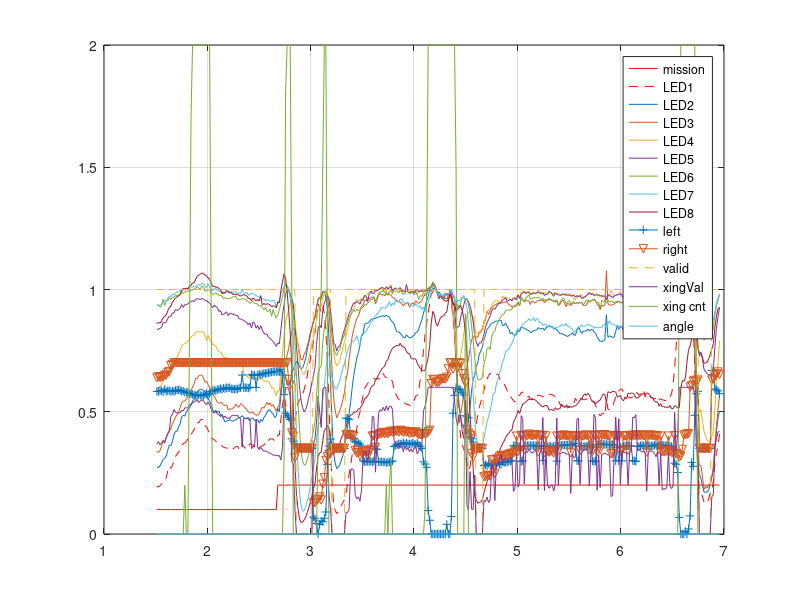

The MATLAB source for this figure:
% edge debug
clear
close all
%%
% Alma (11)
%  1    time 1.512 sec
%  2  3  4  5   (mission 0), state 2, entered (thread 1, line 1), events 0x0 (bit-flags)
%  6  7 Motor velocity ref left, right: -0.1275 -0.0553
%  8  9 10 11 Pose x,y,h,tilt [m,m,rad,rad]: 0.028716 0.000118374 -0.00777337 0.0014602
% 12 .. 35 Edge sensor: left 1.773112 1, right 2.194747 1, values 1717 2311 2530 2963 3322 3441 3374 2758, 
%    white 1, used 1, LEDhigh=1, xingVal=3.68 xlcnt=0 lvcnt=5,LineVal=0.94, lineLow=5, lineHi=6, edgeAngle=0.
whitelevel=[3006 3451 3494 3526 3547 3531 3470 2982];
blacklevel=[1404 1879 2038 2116 2154 2097 1922 1386];
% 36    Battery voltage [V]: 12.20
gain=1./(whitelevel - blacklevel);
%%
data400 = load('edge_400.txt');
%%
dd = data400;
fg = 400;
%
L1 = 16;
led1 = (dd(:,L1) - blacklevel(1))*gain(1);
led2 = (dd(:,L1+1) - blacklevel(2))*gain(2);
led3 = (dd(:,L1+2) - blacklevel(3))*gain(3);
led4 = (dd(:,L1+3) - blacklevel(4))*gain(4);
led5 = (dd(:,L1+4) - blacklevel(5))*gain(5);
led6 = (dd(:,L1+5) - blacklevel(6))*gain(6);
led7 = (dd(:,L1+6) - blacklevel(7))*gain(7);
led8 = (dd(:,L1+7) - blacklevel(8))*gain(8);
leds = [led1,led2,led3,led4,led5,led6,led7,led8];
%
%% plot before tilt compensation
figure(200 + fg)
hold off
plot(dd(:,1), dd(:,4)/10,'r')
grid on
hold on
plot(dd(:,1), leds(:,1),'--r')
plot(dd(:,1), leds(:,2))
plot(dd(:,1), leds(:,3))
plot(dd(:,1), leds(:,4))
plot(dd(:,1), leds(:,5))
plot(dd(:,1), leds(:,6))
plot(dd(:,1), leds(:,7))
plot(dd(:,1), leds(:,8))
% and detection
plot(dd(:,1), (dd(:,L1-4)/0.76 + 3.5)/10, '-+')
plot(dd(:,1), (dd(:,L1-2)/0.76 + 3.5)/10,'-v')
plot(dd(:,1), dd(:,L1-1),'--')
%plot(dd(:,1), dd(:,28),'--k')
plot(dd(:,1), dd(:,29)/10)
plot(dd(:,1), dd(:,30)/10)
%plot(dd(:,1), dd(:,25)./cos(dd(:,31)*1.2)/10,'--x');
%plot(dd(:,1), whiteLimit);
plot(dd(:,1), dd(:,35));
%plot(dd(:,1), dd(:,30)/10);
%plot(dd(:,1), nonWhite - 0.01,':');


legend('mission','LED1','LED2','LED3','LED4','LED5','LED6','LED7','LED8','left','right','valid','xingVal','xing cnt','angle');

